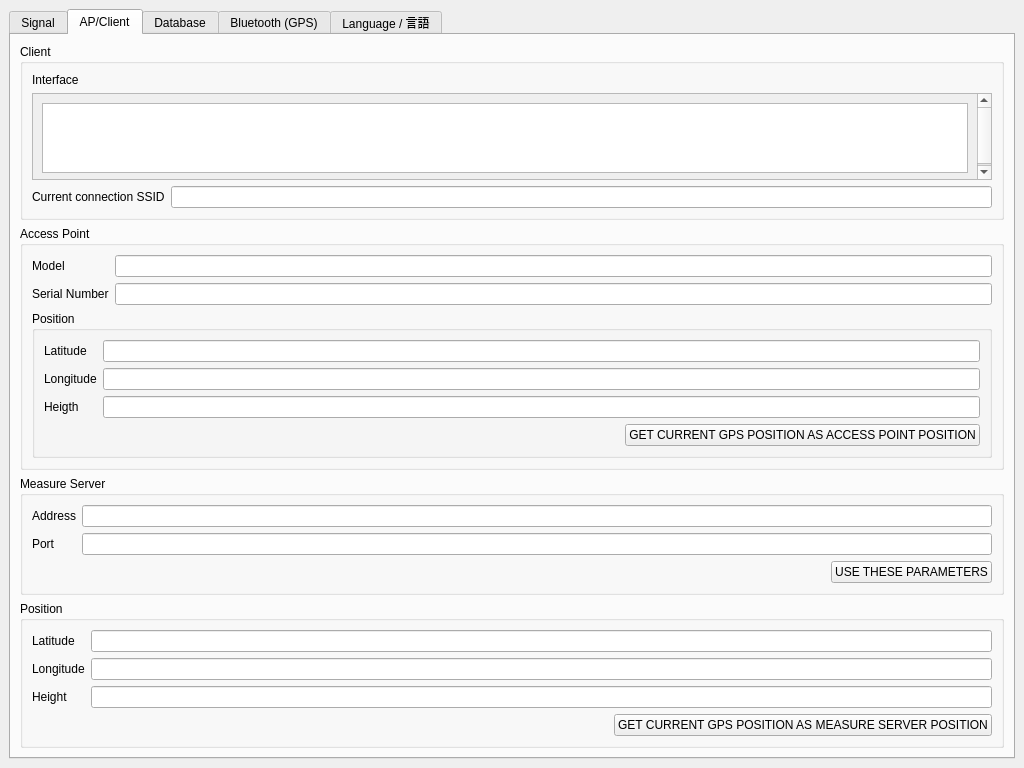
<?xml version="1.0" encoding="UTF-8"?>
<ui version="4.0">
 <class>MainWindow</class>
 <widget class="QMainWindow" name="MainWindow">
  <property name="geometry">
   <rect>
    <x>0</x>
    <y>0</y>
    <width>1024</width>
    <height>768</height>
   </rect>
  </property>
  <property name="sizePolicy">
   <sizepolicy hsizetype="Preferred" vsizetype="Preferred">
    <horstretch>0</horstretch>
    <verstretch>0</verstretch>
   </sizepolicy>
  </property>
  <property name="minimumSize">
   <size>
    <width>640</width>
    <height>480</height>
   </size>
  </property>
  <property name="windowTitle">
   <string>WiFi Signal Measure Provider</string>
  </property>
  <property name="unifiedTitleAndToolBarOnMac">
   <bool>false</bool>
  </property>
  <widget class="QWidget" name="centralWidget">
   <property name="sizePolicy">
    <sizepolicy hsizetype="Expanding" vsizetype="Expanding">
     <horstretch>0</horstretch>
     <verstretch>0</verstretch>
    </sizepolicy>
   </property>
   <layout class="QVBoxLayout" name="verticalLayout_6">
    <item>
     <widget class="QTabWidget" name="mainTab">
      <property name="enabled">
       <bool>true</bool>
      </property>
      <property name="sizePolicy">
       <sizepolicy hsizetype="Expanding" vsizetype="Expanding">
        <horstretch>0</horstretch>
        <verstretch>0</verstretch>
       </sizepolicy>
      </property>
      <property name="toolTip">
       <string>Signal</string>
      </property>
      <property name="layoutDirection">
       <enum>Qt::LeftToRight</enum>
      </property>
      <property name="autoFillBackground">
       <bool>false</bool>
      </property>
      <property name="tabPosition">
       <enum>QTabWidget::North</enum>
      </property>
      <property name="currentIndex">
       <number>1</number>
      </property>
      <property name="documentMode">
       <bool>false</bool>
      </property>
      <property name="tabsClosable">
       <bool>false</bool>
      </property>
      <property name="movable">
       <bool>true</bool>
      </property>
      <widget class="QWidget" name="signalTab">
       <attribute name="title">
        <string>Signal</string>
       </attribute>
       <layout class="QVBoxLayout" name="verticalLayout_2">
        <item>
         <layout class="QHBoxLayout" name="measureHLayout">
          <item>
           <layout class="QGridLayout" name="measureGrid" rowstretch="0,0,0,0" columnstretch="0,0">
            <property name="bottomMargin">
             <number>0</number>
            </property>
            <item row="0" column="0">
             <widget class="QFrame" name="cqiFrame">
              <property name="autoFillBackground">
               <bool>false</bool>
              </property>
              <property name="frameShape">
               <enum>QFrame::StyledPanel</enum>
              </property>
              <property name="frameShadow">
               <enum>QFrame::Sunken</enum>
              </property>
              <layout class="QVBoxLayout" name="cqiLayout">
               <item>
                <widget class="QLabel" name="cqiLabel">
                 <property name="text">
                  <string>CQI</string>
                 </property>
                </widget>
               </item>
               <item>
                <widget class="MatplotlibWidget" name="cqiPlot"/>
               </item>
              </layout>
             </widget>
            </item>
            <item row="1" column="1">
             <widget class="QFrame" name="delayFrame">
              <property name="frameShape">
               <enum>QFrame::StyledPanel</enum>
              </property>
              <property name="frameShadow">
               <enum>QFrame::Sunken</enum>
              </property>
              <layout class="QVBoxLayout" name="delayLayout">
               <item>
                <widget class="QLabel" name="delayLabel">
                 <property name="text">
                  <string>DELAY</string>
                 </property>
                </widget>
               </item>
               <item>
                <widget class="MatplotlibWidget" name="delayPlot"/>
               </item>
              </layout>
             </widget>
            </item>
            <item row="3" column="0">
             <widget class="QFrame" name="throughputFrame">
              <property name="sizePolicy">
               <sizepolicy hsizetype="Expanding" vsizetype="Expanding">
                <horstretch>0</horstretch>
                <verstretch>0</verstretch>
               </sizepolicy>
              </property>
              <property name="frameShape">
               <enum>QFrame::StyledPanel</enum>
              </property>
              <property name="frameShadow">
               <enum>QFrame::Sunken</enum>
              </property>
              <layout class="QVBoxLayout" name="throughputLayout">
               <item>
                <widget class="QLabel" name="throughputLabel">
                 <property name="text">
                  <string>THROUGHPUT</string>
                 </property>
                </widget>
               </item>
               <item>
                <widget class="MatplotlibWidget" name="throughputPlot"/>
               </item>
              </layout>
             </widget>
            </item>
            <item row="1" column="0">
             <widget class="QFrame" name="rssiFrame">
              <property name="frameShape">
               <enum>QFrame::StyledPanel</enum>
              </property>
              <property name="frameShadow">
               <enum>QFrame::Sunken</enum>
              </property>
              <layout class="QVBoxLayout" name="rssiLayout">
               <item>
                <widget class="QLabel" name="rssiLabel">
                 <property name="text">
                  <string>RSSI</string>
                 </property>
                </widget>
               </item>
               <item>
                <widget class="MatplotlibWidget" name="rssiPlot"/>
               </item>
              </layout>
             </widget>
            </item>
            <item row="0" column="1">
             <widget class="QFrame" name="cinrFrame">
              <property name="frameShape">
               <enum>QFrame::StyledPanel</enum>
              </property>
              <property name="frameShadow">
               <enum>QFrame::Sunken</enum>
              </property>
              <layout class="QVBoxLayout" name="cinrLayout">
               <item>
                <widget class="QLabel" name="cinrLabel">
                 <property name="text">
                  <string>CINR</string>
                 </property>
                </widget>
               </item>
               <item>
                <widget class="MatplotlibWidget" name="cinrPlot"/>
               </item>
              </layout>
             </widget>
            </item>
            <item row="3" column="1">
             <widget class="QFrame" name="otherDataFrame">
              <property name="frameShape">
               <enum>QFrame::StyledPanel</enum>
              </property>
              <property name="frameShadow">
               <enum>QFrame::Sunken</enum>
              </property>
              <layout class="QVBoxLayout" name="otherDataLayout">
               <item>
                <widget class="QTextBrowser" name="otherDataText"/>
               </item>
              </layout>
             </widget>
            </item>
           </layout>
          </item>
          <item>
           <layout class="QVBoxLayout" name="tagAndRemarksLayout">
            <item>
             <widget class="QLabel" name="tagLabel">
              <property name="text">
               <string>EXPERIMENT NAME TAG</string>
              </property>
              <property name="buddy">
               <cstring>tagLineEdit</cstring>
              </property>
             </widget>
            </item>
            <item>
             <widget class="QLineEdit" name="tagLineEdit"/>
            </item>
            <item>
             <widget class="QLabel" name="remarksLabel">
              <property name="text">
               <string>REMARKS</string>
              </property>
              <property name="buddy">
               <cstring>remarksTextEdit</cstring>
              </property>
             </widget>
            </item>
            <item>
             <widget class="QTextEdit" name="remarksTextEdit"/>
            </item>
           </layout>
          </item>
         </layout>
        </item>
        <item>
         <layout class="QHBoxLayout" name="sendMeasureHLayout" stretch="0,0">
          <property name="spacing">
           <number>6</number>
          </property>
          <property name="sizeConstraint">
           <enum>QLayout::SetMinimumSize</enum>
          </property>
          <item>
           <spacer name="horizontalSpacer">
            <property name="orientation">
             <enum>Qt::Horizontal</enum>
            </property>
            <property name="sizeHint" stdset="0">
             <size>
              <width>40</width>
              <height>20</height>
             </size>
            </property>
           </spacer>
          </item>
          <item>
           <widget class="QPushButton" name="sendMeasureButton">
            <property name="sizePolicy">
             <sizepolicy hsizetype="Fixed" vsizetype="Fixed">
              <horstretch>0</horstretch>
              <verstretch>0</verstretch>
             </sizepolicy>
            </property>
            <property name="text">
             <string>Send Measure</string>
            </property>
            <property name="checkable">
             <bool>false</bool>
            </property>
            <property name="autoDefault">
             <bool>true</bool>
            </property>
            <property name="default">
             <bool>false</bool>
            </property>
            <property name="flat">
             <bool>false</bool>
            </property>
           </widget>
          </item>
         </layout>
        </item>
       </layout>
      </widget>
      <widget class="QWidget" name="apcTab">
       <attribute name="title">
        <string>AP/Client</string>
       </attribute>
       <layout class="QVBoxLayout" name="verticalLayout_7">
        <item>
         <widget class="QGroupBox" name="apcClientGroupBox">
          <property name="title">
           <string>Client</string>
          </property>
          <layout class="QVBoxLayout" name="verticalLayout_8">
           <item>
            <widget class="QLabel" name="apcClientInterfaceLabel">
             <property name="text">
              <string>Interface</string>
             </property>
             <property name="buddy">
              <cstring>apcClientInterfaceListView</cstring>
             </property>
            </widget>
           </item>
           <item>
            <widget class="QScrollArea" name="apcClientInterfaceScrollArea">
             <property name="widgetResizable">
              <bool>true</bool>
             </property>
             <widget class="QWidget" name="apcClientInterfaceScrollAreaWidgetContents">
              <property name="geometry">
               <rect>
                <x>0</x>
                <y>0</y>
                <width>960</width>
                <height>116</height>
               </rect>
              </property>
              <layout class="QHBoxLayout" name="horizontalLayout_6">
               <item>
                <widget class="QListView" name="apcClientInterfaceListView"/>
               </item>
              </layout>
             </widget>
            </widget>
           </item>
           <item>
            <layout class="QFormLayout" name="apcClientSsidFormLayout">
             <item row="0" column="0">
              <widget class="QLabel" name="apcClientSsidLabel">
               <property name="text">
                <string>Current connection SSID</string>
               </property>
              </widget>
             </item>
             <item row="0" column="1">
              <widget class="QLineEdit" name="apcClientSsidLineEdit">
               <property name="readOnly">
                <bool>true</bool>
               </property>
              </widget>
             </item>
            </layout>
           </item>
          </layout>
         </widget>
        </item>
        <item>
         <widget class="QGroupBox" name="apcAccessPointGroupBox">
          <property name="title">
           <string>Access Point</string>
          </property>
          <layout class="QVBoxLayout" name="verticalLayout_11">
           <item>
            <layout class="QFormLayout" name="apcAccessPointMSNFormLayout">
             <item row="0" column="0">
              <widget class="QLabel" name="apcAccessPointModelLabel">
               <property name="text">
                <string>Model</string>
               </property>
               <property name="buddy">
                <cstring>apcAccessPointModelLineEdit</cstring>
               </property>
              </widget>
             </item>
             <item row="0" column="1">
              <widget class="QLineEdit" name="apcAccessPointModelLineEdit"/>
             </item>
             <item row="1" column="0">
              <widget class="QLabel" name="apcAccessPointSerialNumberLabel">
               <property name="text">
                <string>Serial Number</string>
               </property>
               <property name="buddy">
                <cstring>apcAccessPointSerialNumberLineEdit</cstring>
               </property>
              </widget>
             </item>
             <item row="1" column="1">
              <widget class="QLineEdit" name="apcAccessPointSerialNumberLineEdit"/>
             </item>
            </layout>
           </item>
           <item>
            <widget class="QGroupBox" name="apcAccessPointPositionGroupBox">
             <property name="title">
              <string>Position</string>
             </property>
             <layout class="QFormLayout" name="formLayout_4">
              <property name="fieldGrowthPolicy">
               <enum>QFormLayout::AllNonFixedFieldsGrow</enum>
              </property>
              <item row="0" column="0">
               <widget class="QLabel" name="apcAccessPointPositionLatitudeLabel">
                <property name="text">
                 <string>Latitude</string>
                </property>
                <property name="buddy">
                 <cstring>apcAccessPointPositionLatitudeLineEdit</cstring>
                </property>
               </widget>
              </item>
              <item row="0" column="1">
               <widget class="QLineEdit" name="apcAccessPointPositionLatitudeLineEdit"/>
              </item>
              <item row="1" column="0">
               <widget class="QLabel" name="apcAccessPointPositionLongitude">
                <property name="text">
                 <string>Longitude</string>
                </property>
                <property name="buddy">
                 <cstring>apcAccessPointLongitudeLineEdit</cstring>
                </property>
               </widget>
              </item>
              <item row="1" column="1">
               <widget class="QLineEdit" name="apcAccessPointLongitudeLineEdit"/>
              </item>
              <item row="2" column="0">
               <widget class="QLabel" name="apcAccessPointPositionHeigth">
                <property name="text">
                 <string>Heigth</string>
                </property>
                <property name="buddy">
                 <cstring>apcAccessPointPositionHeigthLineEdit</cstring>
                </property>
               </widget>
              </item>
              <item row="2" column="1">
               <widget class="QLineEdit" name="apcAccessPointPositionHeigthLineEdit"/>
              </item>
              <item row="3" column="1">
               <layout class="QHBoxLayout" name="getCurrentGpsPositionAsAccessPointButtonSpacerLayout">
                <item>
                 <spacer name="apcAccessPointButtonSpacer">
                  <property name="orientation">
                   <enum>Qt::Horizontal</enum>
                  </property>
                  <property name="sizeHint" stdset="0">
                   <size>
                    <width>40</width>
                    <height>20</height>
                   </size>
                  </property>
                 </spacer>
                </item>
                <item>
                 <widget class="QPushButton" name="apcAccessPointPositionButton">
                  <property name="text">
                   <string>GET CURRENT GPS POSITION AS ACCESS POINT POSITION</string>
                  </property>
                 </widget>
                </item>
               </layout>
              </item>
             </layout>
            </widget>
           </item>
          </layout>
         </widget>
        </item>
        <item>
         <widget class="QGroupBox" name="apcServerGroupBox">
          <property name="title">
           <string>Measure Server</string>
          </property>
          <layout class="QVBoxLayout" name="verticalLayout_14">
           <item>
            <layout class="QFormLayout" name="formLayout_2">
             <property name="fieldGrowthPolicy">
              <enum>QFormLayout::AllNonFixedFieldsGrow</enum>
             </property>
             <item row="2" column="1">
              <layout class="QHBoxLayout" name="apcServerParamsButtonLayout">
               <item>
                <spacer name="apcServerParamsButtonSpacer">
                 <property name="orientation">
                  <enum>Qt::Horizontal</enum>
                 </property>
                 <property name="sizeHint" stdset="0">
                  <size>
                   <width>40</width>
                   <height>20</height>
                  </size>
                 </property>
                </spacer>
               </item>
               <item>
                <widget class="QPushButton" name="apcServerParamsButton">
                 <property name="text">
                  <string>USE THESE PARAMETERS</string>
                 </property>
                 <property name="checkable">
                  <bool>true</bool>
                 </property>
                </widget>
               </item>
              </layout>
             </item>
             <item row="0" column="1">
              <widget class="QLineEdit" name="apcServerAddressLineEdit"/>
             </item>
             <item row="1" column="1">
              <widget class="QLineEdit" name="apcServerPortLineEdit"/>
             </item>
             <item row="0" column="0">
              <widget class="QLabel" name="apcServerAddressLabel">
               <property name="text">
                <string>Address</string>
               </property>
              </widget>
             </item>
             <item row="1" column="0">
              <widget class="QLabel" name="apcServerPortLabel">
               <property name="text">
                <string>Port</string>
               </property>
              </widget>
             </item>
            </layout>
           </item>
          </layout>
         </widget>
        </item>
        <item>
         <widget class="QGroupBox" name="apcServerPositionGroupBox">
          <property name="title">
           <string>Position</string>
          </property>
          <layout class="QFormLayout" name="formLayout_5">
           <property name="fieldGrowthPolicy">
            <enum>QFormLayout::AllNonFixedFieldsGrow</enum>
           </property>
           <item row="0" column="0">
            <widget class="QLabel" name="apcServerPositionLatitudeLabel">
             <property name="text">
              <string>Latitude</string>
             </property>
            </widget>
           </item>
           <item row="0" column="1">
            <widget class="QLineEdit" name="apcServerPositionLatitudeLineEdit"/>
           </item>
           <item row="1" column="0">
            <widget class="QLabel" name="apcServerPositionLongitudeLabel">
             <property name="text">
              <string>Longitude</string>
             </property>
            </widget>
           </item>
           <item row="1" column="1">
            <widget class="QLineEdit" name="apcServerPositionLongitudeLineEdit"/>
           </item>
           <item row="2" column="0">
            <widget class="QLabel" name="apcServerPositionHeightLabel">
             <property name="text">
              <string>Height</string>
             </property>
            </widget>
           </item>
           <item row="2" column="1">
            <widget class="QLineEdit" name="apcServerPositionHeightLineEdit"/>
           </item>
           <item row="3" column="1">
            <layout class="QHBoxLayout" name="horizontalLayout_2">
             <item>
              <spacer name="apcServerButtonSpacer">
               <property name="orientation">
                <enum>Qt::Horizontal</enum>
               </property>
               <property name="sizeHint" stdset="0">
                <size>
                 <width>40</width>
                 <height>20</height>
                </size>
               </property>
              </spacer>
             </item>
             <item>
              <widget class="QPushButton" name="apcServerPositionButton">
               <property name="text">
                <string>GET CURRENT GPS POSITION AS MEASURE SERVER POSITION</string>
               </property>
              </widget>
             </item>
            </layout>
           </item>
          </layout>
         </widget>
        </item>
        <item>
         <spacer name="apcVerticalSpacer">
          <property name="orientation">
           <enum>Qt::Vertical</enum>
          </property>
          <property name="sizeHint" stdset="0">
           <size>
            <width>20</width>
            <height>40</height>
           </size>
          </property>
         </spacer>
        </item>
       </layout>
      </widget>
      <widget class="QWidget" name="dbTab">
       <attribute name="title">
        <string>Database</string>
       </attribute>
       <layout class="QVBoxLayout" name="verticalLayout_4">
        <item>
         <widget class="QGroupBox" name="dbSetupGroupBox">
          <property name="sizePolicy">
           <sizepolicy hsizetype="Expanding" vsizetype="MinimumExpanding">
            <horstretch>0</horstretch>
            <verstretch>0</verstretch>
           </sizepolicy>
          </property>
          <property name="title">
           <string>Setup</string>
          </property>
          <layout class="QFormLayout" name="formLayout">
           <item row="0" column="0">
            <widget class="QLabel" name="dbAddressLabel">
             <property name="text">
              <string>Address</string>
             </property>
             <property name="buddy">
              <cstring>dbAddressLineEdit</cstring>
             </property>
            </widget>
           </item>
           <item row="0" column="1">
            <widget class="QLineEdit" name="dbAddressLineEdit"/>
           </item>
           <item row="1" column="0">
            <widget class="QLabel" name="dbLoginLabel">
             <property name="text">
              <string>Login</string>
             </property>
             <property name="buddy">
              <cstring>dbLoginLineEdit</cstring>
             </property>
            </widget>
           </item>
           <item row="1" column="1">
            <widget class="QLineEdit" name="dbLoginLineEdit"/>
           </item>
           <item row="2" column="0">
            <widget class="QLabel" name="dbPasswordLabel">
             <property name="text">
              <string>Password</string>
             </property>
             <property name="buddy">
              <cstring>dbPasswordLineEdit</cstring>
             </property>
            </widget>
           </item>
           <item row="2" column="1">
            <widget class="QLineEdit" name="dbPasswordLineEdit">
             <property name="echoMode">
              <enum>QLineEdit::Password</enum>
             </property>
            </widget>
           </item>
           <item row="3" column="1">
            <layout class="QHBoxLayout" name="horizontalLayout_3">
             <item>
              <spacer name="horizontalSpacer_2">
               <property name="orientation">
                <enum>Qt::Horizontal</enum>
               </property>
               <property name="sizeHint" stdset="0">
                <size>
                 <width>40</width>
                 <height>20</height>
                </size>
               </property>
              </spacer>
             </item>
             <item>
              <widget class="QPushButton" name="dbConnectButton">
               <property name="sizePolicy">
                <sizepolicy hsizetype="Fixed" vsizetype="Fixed">
                 <horstretch>1</horstretch>
                 <verstretch>0</verstretch>
                </sizepolicy>
               </property>
               <property name="text">
                <string>CONNECT</string>
               </property>
               <property name="checkable">
                <bool>true</bool>
               </property>
              </widget>
             </item>
            </layout>
           </item>
          </layout>
         </widget>
        </item>
        <item>
         <spacer name="dbVSpacer">
          <property name="orientation">
           <enum>Qt::Vertical</enum>
          </property>
          <property name="sizeHint" stdset="0">
           <size>
            <width>20</width>
            <height>40</height>
           </size>
          </property>
         </spacer>
        </item>
       </layout>
      </widget>
      <widget class="QWidget" name="bluetoothTab">
       <attribute name="title">
        <string>Bluetooth (GPS)</string>
       </attribute>
       <layout class="QVBoxLayout" name="verticalLayout_12">
        <item>
         <widget class="QGroupBox" name="bluetoothDeviceGroupBox">
          <property name="title">
           <string>Device</string>
          </property>
          <layout class="QVBoxLayout" name="verticalLayout_13">
           <item>
            <layout class="QFormLayout" name="bluetoothDeviceCurrentlyUsedFormLayout">
             <item row="0" column="0">
              <widget class="QLabel" name="bluetoothDeviceCurrentlyUsedLabel">
               <property name="text">
                <string>Currently used </string>
               </property>
               <property name="buddy">
                <cstring>bluetoothDeviceCurrentlyUsedLineEdit</cstring>
               </property>
              </widget>
             </item>
             <item row="0" column="1">
              <widget class="QLineEdit" name="bluetoothDeviceCurrentlyUsedLineEdit">
               <property name="readOnly">
                <bool>true</bool>
               </property>
              </widget>
             </item>
            </layout>
           </item>
           <item>
            <widget class="QScrollArea" name="bluetoothDeviceScrollArea">
             <property name="widgetResizable">
              <bool>true</bool>
             </property>
             <widget class="QWidget" name="scrollAreaWidgetContents">
              <property name="geometry">
               <rect>
                <x>0</x>
                <y>0</y>
                <width>960</width>
                <height>210</height>
               </rect>
              </property>
              <layout class="QHBoxLayout" name="horizontalLayout">
               <item>
                <widget class="QListView" name="bluetoothDeviceListView"/>
               </item>
              </layout>
             </widget>
            </widget>
           </item>
           <item>
            <layout class="QHBoxLayout" name="bluetoothDeviceScanConnectLayout">
             <item>
              <widget class="QPushButton" name="bluetoothDeviceScanButton">
               <property name="text">
                <string>SCAN</string>
               </property>
              </widget>
             </item>
             <item>
              <spacer name="bluetoothDeviceScanConnectSpacer">
               <property name="orientation">
                <enum>Qt::Horizontal</enum>
               </property>
               <property name="sizeHint" stdset="0">
                <size>
                 <width>40</width>
                 <height>20</height>
                </size>
               </property>
              </spacer>
             </item>
             <item>
              <widget class="QPushButton" name="bluetoothDeviceConnectButton">
               <property name="text">
                <string>CONNECT</string>
               </property>
              </widget>
             </item>
            </layout>
           </item>
          </layout>
         </widget>
        </item>
        <item>
         <widget class="QGroupBox" name="bluetoothParsedGroupBox">
          <property name="title">
           <string>Parsed GPS values</string>
          </property>
          <layout class="QFormLayout" name="formLayout_3">
           <item row="2" column="0">
            <widget class="QLabel" name="bluetoothParsedHeightLabel">
             <property name="text">
              <string>Height</string>
             </property>
             <property name="buddy">
              <cstring>bluetoothParsedHeightLineEdit</cstring>
             </property>
            </widget>
           </item>
           <item row="2" column="1">
            <widget class="QLineEdit" name="bluetoothParsedHeightLineEdit">
             <property name="readOnly">
              <bool>true</bool>
             </property>
            </widget>
           </item>
           <item row="0" column="1">
            <widget class="QLineEdit" name="bluetoothParsedLatitudeLineEdit">
             <property name="readOnly">
              <bool>true</bool>
             </property>
            </widget>
           </item>
           <item row="1" column="1">
            <widget class="QLineEdit" name="bluetoothParsedLongitudeLineEdit">
             <property name="readOnly">
              <bool>true</bool>
             </property>
            </widget>
           </item>
           <item row="1" column="0">
            <widget class="QLabel" name="bluetoothParsedLongitudeLabel">
             <property name="text">
              <string>Longitude</string>
             </property>
             <property name="buddy">
              <cstring>bluetoothParsedLongitudeLineEdit</cstring>
             </property>
            </widget>
           </item>
           <item row="0" column="0">
            <widget class="QLabel" name="bluetoothParsedLatitudeLabel">
             <property name="text">
              <string>Latitude</string>
             </property>
             <property name="buddy">
              <cstring>bluetoothParsedLatitudeLineEdit</cstring>
             </property>
            </widget>
           </item>
          </layout>
         </widget>
        </item>
        <item>
         <spacer name="bluetoothVSpacer">
          <property name="orientation">
           <enum>Qt::Vertical</enum>
          </property>
          <property name="sizeHint" stdset="0">
           <size>
            <width>20</width>
            <height>40</height>
           </size>
          </property>
         </spacer>
        </item>
       </layout>
      </widget>
      <widget class="QWidget" name="langTab">
       <attribute name="title">
        <string>Language / 言語</string>
       </attribute>
       <layout class="QVBoxLayout" name="verticalLayout_3">
        <item>
         <widget class="QPushButton" name="langEnglishButton">
          <property name="sizePolicy">
           <sizepolicy hsizetype="Expanding" vsizetype="Expanding">
            <horstretch>0</horstretch>
            <verstretch>0</verstretch>
           </sizepolicy>
          </property>
          <property name="text">
           <string>English</string>
          </property>
         </widget>
        </item>
        <item>
         <widget class="QPushButton" name="langJapaneseButton">
          <property name="sizePolicy">
           <sizepolicy hsizetype="Expanding" vsizetype="Expanding">
            <horstretch>0</horstretch>
            <verstretch>0</verstretch>
           </sizepolicy>
          </property>
          <property name="text">
           <string>日本語</string>
          </property>
          <property name="flat">
           <bool>false</bool>
          </property>
         </widget>
        </item>
       </layout>
      </widget>
     </widget>
    </item>
   </layout>
  </widget>
 </widget>
 <customwidgets>
  <customwidget>
   <class>MatplotlibWidget</class>
   <extends>QWidget</extends>
   <header>matplotlibwidget</header>
  </customwidget>
 </customwidgets>
 <resources/>
 <connections>
  <connection>
   <sender>dbAddressLineEdit</sender>
   <signal>returnPressed()</signal>
   <receiver>dbConnectButton</receiver>
   <slot>toggle()</slot>
   <hints>
    <hint type="sourcelabel">
     <x>914</x>
     <y>78</y>
    </hint>
    <hint type="destinationlabel">
     <x>952</x>
     <y>154</y>
    </hint>
   </hints>
  </connection>
  <connection>
   <sender>dbLoginLineEdit</sender>
   <signal>returnPressed()</signal>
   <receiver>dbConnectButton</receiver>
   <slot>toggle()</slot>
   <hints>
    <hint type="sourcelabel">
     <x>799</x>
     <y>101</y>
    </hint>
    <hint type="destinationlabel">
     <x>932</x>
     <y>153</y>
    </hint>
   </hints>
  </connection>
  <connection>
   <sender>dbPasswordLineEdit</sender>
   <signal>returnPressed()</signal>
   <receiver>dbConnectButton</receiver>
   <slot>toggle()</slot>
   <hints>
    <hint type="sourcelabel">
     <x>533</x>
     <y>124</y>
    </hint>
    <hint type="destinationlabel">
     <x>925</x>
     <y>155</y>
    </hint>
   </hints>
  </connection>
 </connections>
</ui>
